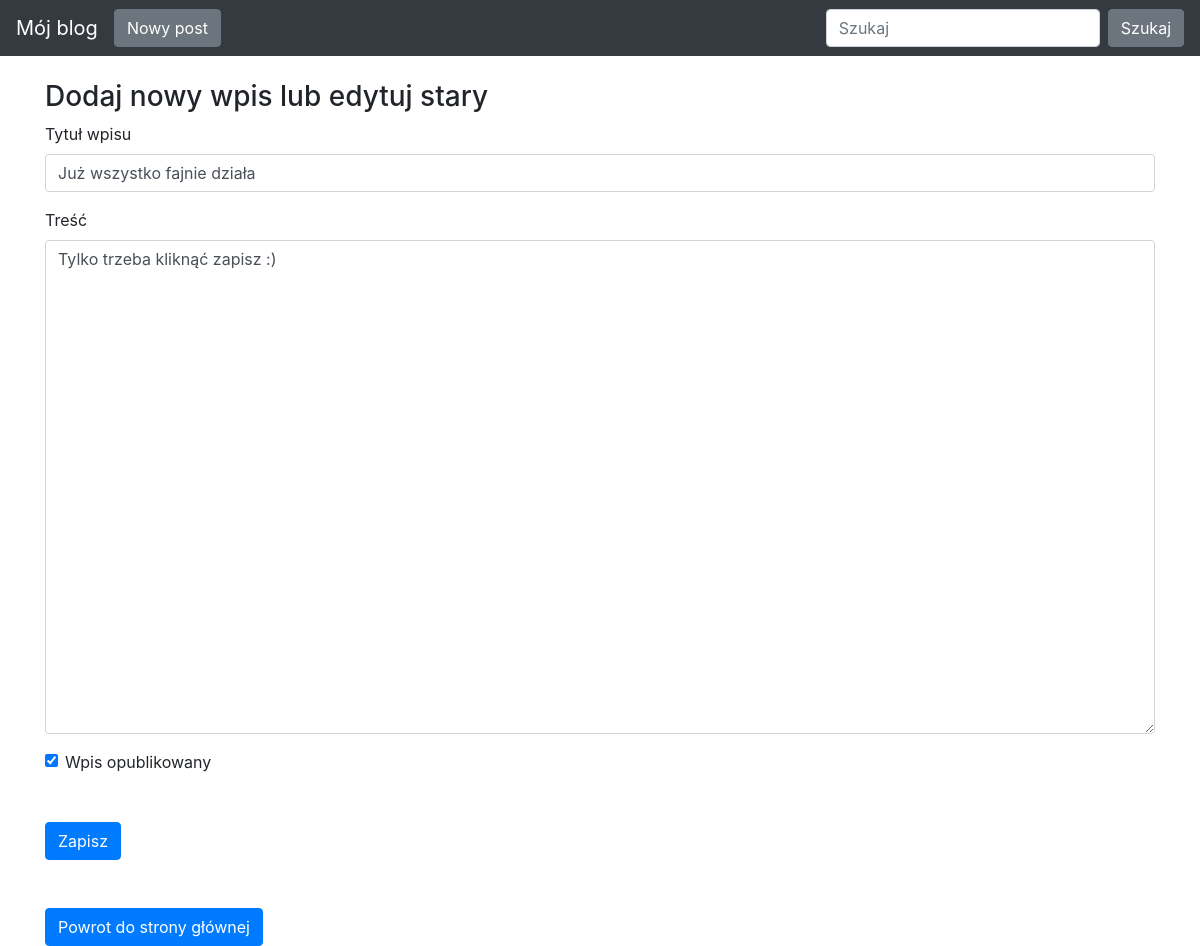
/edit-post/19, run on the app's committed database.
### app/models.py (models this page shows)
class Entry(db.Model):
   id = db.Column(db.Integer, primary_key=True)
   title = db.Column(db.String(80), nullable=False)
   body = db.Column(db.Text, nullable=False)
   pub_date = db.Column(db.DateTime, nullable=False,
       default=datetime.datetime.utcnow)
   is_published = db.Column(db.Boolean, default=False)

### app/routes.py (the view)
@app.route("/edit-post/<int:entry_id>", methods=["GET", "POST"])
def edit_entry(entry_id):
   entry = Entry.query.filter_by(id=entry_id).first_or_404()
   form = EntryForm(obj=entry)
   errors = None
   if request.method == 'POST':
       if form.validate_on_submit():
           form.populate_obj(entry)
           db.session.commit()
       else:
           errors = form.errors
   return render_template("entry_form.html", form=form, errors=errors)

### app/forms.py
class EntryForm(FlaskForm):
   title = StringField('Title', validators=[DataRequired()])
   body = TextAreaField('Content', validators=[DataRequired()])
   is_published = BooleanField('Is Published?')

### app/templates/entry_form.html (shortened to what this page needs)
{% extends "base.html" %}
{% block content %}
<h3>
   Dodaj nowy wpis lub edytuj stary
</h3>
<form action="" method="POST">
   <div class="form-group">
       <label for="title">Tytuł wpisu</label>
       {{ form.title(class_="form-control") }}
   </div>
   <div class="form-group">
       <label for="body">Treść</label>
       {{ form.body(class_="form-control", cols="100", rows="20") }}
   </div>
   <div class="form-check">
       {{ form.is_published(class_="form-check-input") }}
       <label class="form-check-label" for="is_published">Wpis opublikowany</label>
   </div>
   <button type="submit" class="btn btn-primary mt-5">Zapisz</button>
   <div>
    <a href="/" class="btn btn-primary mt-5" type="submit">Powrot do strony głównej</a>
   </div>
</form>
{% endblock %}

### app/templates/base.html (style rules this page uses)
body { padding-top: 5rem; }

### data on the page
Entry: title "Już wszystko fajnie działa", body "Tylko trzeba kliknąć zapisz :)", is_published "☑"
